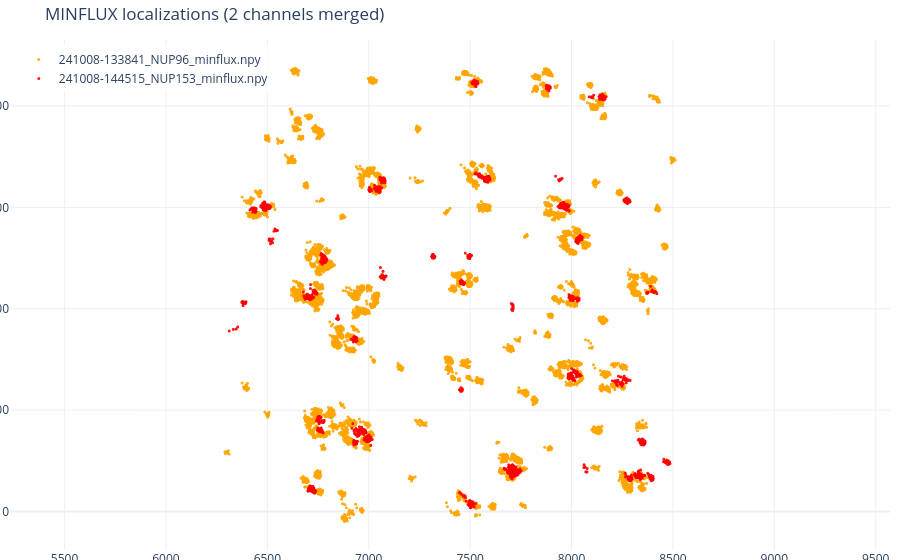

The cell this chart's notebook holds for it:
### Code cell
plot(MFX_Data_1, MFX_Data_2, files, x1, y1, x2, y2)

### Figure 1 — Plotly figure (JSON) as saved in the notebook; plotly's stock layout.template omitted (floating-point values rounded to 4 significant figures; data arrays with more than 128 entries replaced by an {"elided": "..."} marker saying what was removed)
{"data": [{"customdata": {"elided": "21048 int values"}, "hovertemplate": "x=%{x:.3f}<br>y=%{y:.3f}<br>tid=%{customdata}<br>file=241008-133841_NUP96_minflux.npy<extra></extra>", "marker": {"color": "orange", "opacity": 0.9, "size": 3}, "mode": "markers", "name": "241008-133841_NUP96_minflux.npy", "type": "scattergl", "x": {"elided": "21048 float values"}, "y": {"elided": "21048 float values"}}, {"customdata": {"elided": "3235 int values"}, "hovertemplate": "x=%{x:.3f}<br>y=%{y:.3f}<br>tid=%{customdata}<br>file=241008-144515_NUP153_minflux.npy<extra></extra>", "marker": {"color": "red", "opacity": 0.9, "size": 3}, "mode": "markers", "name": "241008-144515_NUP153_minflux.npy", "type": "scattergl", "x": {"elided": "3235 float values"}, "y": {"elided": "3235 float values"}}], "layout": {"dragmode": "pan", "legend": {"bgcolor": "rgba(255,255,255,0.8)", "x": 0.01, "xanchor": "left", "y": 0.99, "yanchor": "top"}, "margin": {"autoexpand": false, "b": 10, "l": 10, "r": 10, "t": 40}, "title": {"text": "MINFLUX localizations (2 channels merged)"}, "uirevision": "keep", "yaxis": {"scaleanchor": "x", "scaleratio": 1}}}
